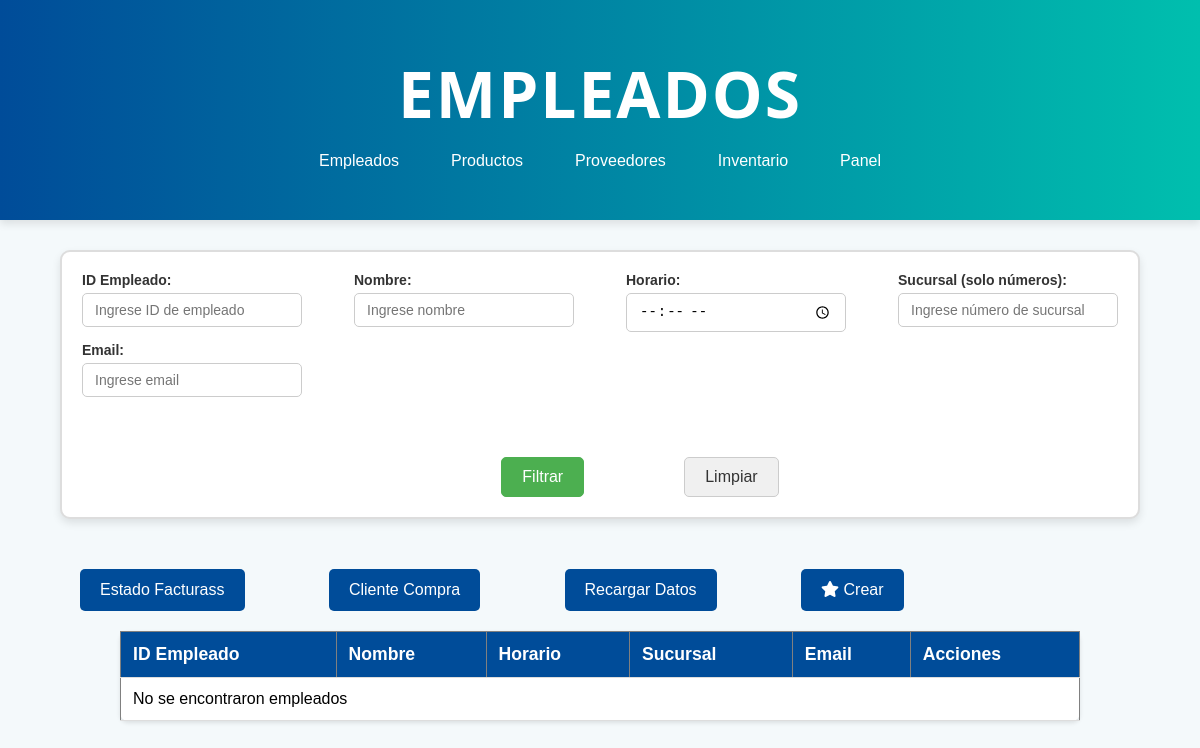
Page /empleado.php on the earlier database version.
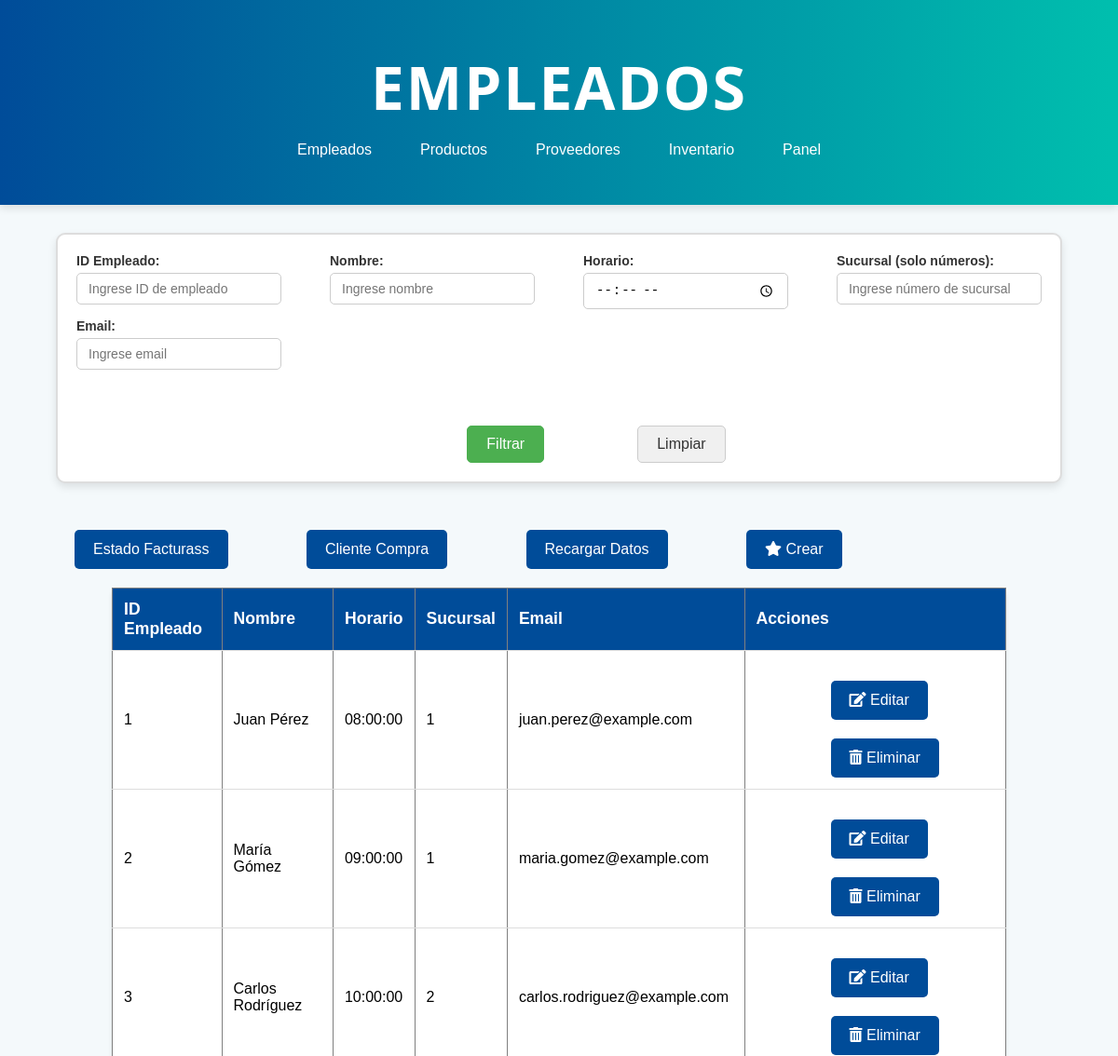
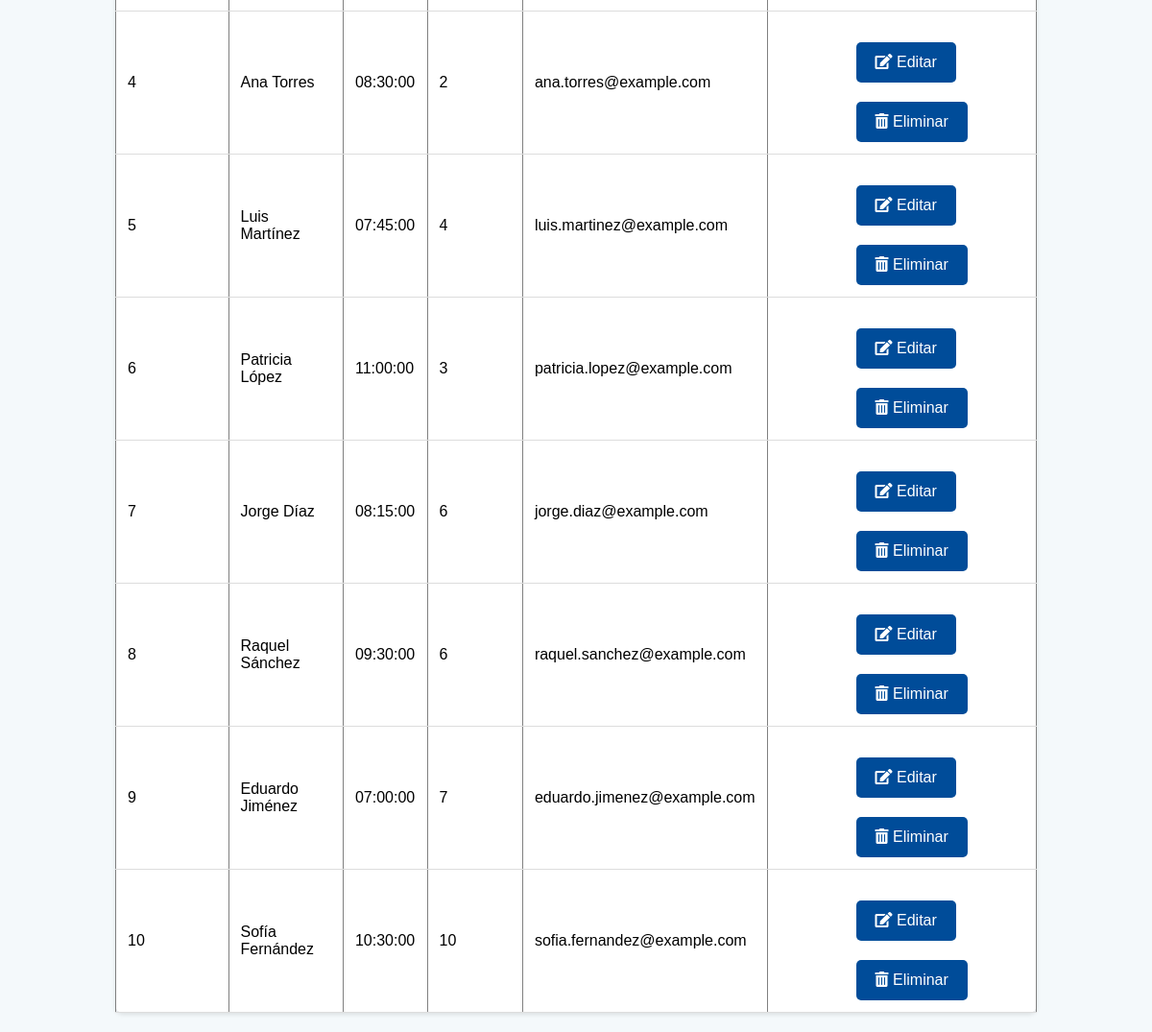
Same page on the later database version (2 pictures, top to bottom).
### tables this page shows
CREATE TABLE `empleado` (
  `idEmpleado` int(11) NOT NULL,
  `nombre` varchar(100) NOT NULL,
  `horario` time DEFAULT NULL,
  `sucursal` int(11) NOT NULL,
  `eliminado` int(11) NOT NULL,
  `email` varchar(100) DEFAULT NULL,
  `contrasena` varchar(100) DEFAULT NULL
);

### empleado.php (the view, shortened to what this page needs)
<!DOCTYPE html>
<html lang="es">
<head>
    <link rel="stylesheet" href="css/stylesListas.css">
    <link rel="stylesheet" href="https://cdnjs.cloudflare.com/ajax/libs/font-awesome/5.15.3/css/all.min.css">
</head>
<body>
    <header class="header">
        <h1>Empleados</h1>
        <nav>
            <ul>
            <li><a href="empleado.php">Empleados</a></li>
                <li><a href="producto.php">Productos</a></li>
                <li><a href="proveedor.php">Proveedores</a></li>
                <li><a href="inventario.php">Inventario</a></li>
                <li><a href="administrador.php">Panel</a></li>
            </ul>
        </nav>
    </header>
    <form method="GET" action="">
        <div class="contenedor-filtros">
            <div class="formulario-filtros">
                <div class="filtro">
                    <label for="idEmpleado">ID Empleado:</label>
                    <input type="text" name="idEmpleado" id="idEmpleado" placeholder="Ingrese ID de empleado" value="<?= isset($_GET['idEmpleado']) ? htmlspecialchars($_GET['idEmpleado']) : '' ?>">
                </div>
                <div class="filtro">
                    <label for="nombre">Nombre:</label>
                    <input type="text" name="nombre" id="nombre" placeholder="Ingrese nombre" value="<?= isset($_GET['nombre']) ? htmlspecialchars($_GET['nombre']) : '' ?>">
                </div>
                <div class="filtro">
                    <label for="horario">Horario:</label>
                    <input type="time" name="horario" id="horario" value="<?= isset($_GET['horario']) ? htmlspecialchars($_GET['horario']) : '' ?>">
                </div>
                <div class="filtro">
                    <label for="sucursal">Sucursal (solo números):</label>
                    <input type="number" name="sucursal" id="sucursal" placeholder="Ingrese número de sucursal" value="<?= isset($_GET['sucursal']) ? htmlspecialchars($_GET['sucursal']) : '' ?>" min="1">
                </div>
                <div class="filtro">
                    <label for="email">Email:</label>
                    <input type="email" name="email" id="email" placeholder="Ingrese email" value="<?= isset($_GET['email']) ? htmlspecialchars($_GET['email']) : '' ?>">
                </div>
            </div>
            <div class="botones">
                <button type="submit">Filtrar</button>
                <button type="reset" onclick="resetForm()">Limpiar</button>
            </div>
        </div>
    </form>
    <button onclick="window.location.href='estadosFacturas.php';">Estado Facturass</button>
    <button onclick="window.location.href='totalCompraCliente.php';">Cliente Compra</button>
    <button onclick="recargarDatos()">Recargar Datos</button>
    <button class='crear' onclick="window.location.href='crearEmpleado.php'">
    <i class='fas fa-star'></i> Crear
</button>
    <table border="1">
        <thead>
            <tr>
                <th>ID Empleado</th>
                <th>Nombre</th>
                <th>Horario</th>
                <th>Sucursal</th>
                <th>Email</th>
                <th>Acciones</th>
            </tr>
        </thead>
        <tbody id="datosEmpleado">
            <?php
            $servername = "localhost";
            $username = "root";
            $password = "";
            $dbname = "drogueriasconfe";
            $conn = new mysqli($servername, $username, $password, $dbname);
            $sql = "SELECT idEmpleado, nombre, horario, sucursal, email FROM empleado WHERE eliminado = 0";
            $result = $conn->query($sql);
            if ($result->num_rows > 0) {
                while ($row = $result->fetch_assoc()) {
                    echo "<tr>
                            <td>" . $row["idEmpleado"] . "</td>
                            <td>" . $row["nombre"] . "</td>
                            <td>" . $row["horario"] . "</td>
                            <td>" . $row["sucursal"] . "</td>
                            <td>" . $row["email"] . "</td>
                            <td>
                                <button class='editar' onclick='editarEmpleado(" . $row["idEmpleado"] . ")'>
                                    <i class='fas fa-edit'></i> Editar
                                </button>
                                <button class='eliminar' onclick='eliminarEmpleado(" . $row["idEmpleado"] . ")'>
                                    <i class='fas fa-trash-alt'></i> Eliminar
                                </button>
                            </td>
                          </tr>";
                }
            } else {
                echo "<tr><td colspan='6'>No se encontraron empleados</td></tr>";
            }
            ?>
        </tbody>
    </table>
</body>
</html>

Differences in the rows shown:
now on this page (row edited): empleado: idEmpleado "1", nombre "Juan Pérez", horario "08:00:00", sucursal "1", email "juan.perez@example.com"
now on this page (row edited): empleado: idEmpleado "2", nombre "María Gómez", horario "09:00:00", sucursal "1", email "maria.gomez@example.com"
now on this page (row edited): empleado: idEmpleado "3", nombre "Carlos Rodríguez", horario "10:00:00", sucursal "2", email "carlos.rodriguez@example.com"
now on this page (row edited): empleado: idEmpleado "4", nombre "Ana Torres", horario "08:30:00", sucursal "2", email "ana.torres@example.com"
now on this page (row edited): empleado: idEmpleado "5", nombre "Luis Martínez", horario "07:45:00", sucursal "4", email "luis.martinez@example.com"
now on this page (row edited): empleado: idEmpleado "6", nombre "Patricia López", horario "11:00:00", sucursal "3", email "patricia.lopez@example.com"
now on this page (row edited): empleado: idEmpleado "7", nombre "Jorge Díaz", horario "08:15:00", sucursal "6", email "jorge.diaz@example.com"
now on this page (row edited): empleado: idEmpleado "8", nombre "Raquel Sánchez", horario "09:30:00", sucursal "6", email "raquel.sanchez@example.com"
now on this page (row edited): empleado: idEmpleado "9", nombre "Eduardo Jiménez", horario "07:00:00", sucursal "7", email "eduardo.jimenez@example.com"
now on this page (row edited): empleado: idEmpleado "10", nombre "Sofía Fernández", horario "10:30:00", sucursal "10", email "sofia.fernandez@example.com"
Other differences:
text no longer shown: "No se encontraron empleados"
